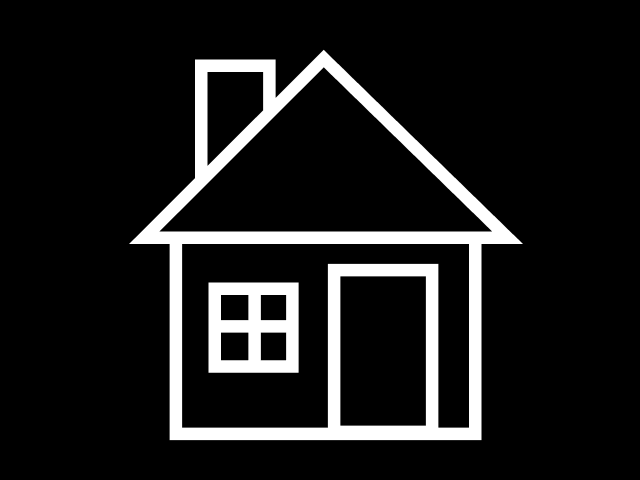
#> input picture code/assembler/yTogR9yLc.png, 640 x 480 px
$ python main.py
#> lines starting #> are read from the running program, lines starting #| are printed output that depends on the picture; after the words box and inside, x2 and y2 are one past the last pixel; in counts of white or black regions, pixels touching at a corner belong together
from PIL import Image
import numpy as np
import os


def x(color: str, count: int) -> str:
    return color + str(count) + "-"


def form(name: str) -> str:
#> called with name = 'yTogR9yLc.png'
    pic = Image.open(name)
#> pic is the input picture: PIL image 640x480 RGBA; mean R, G, B, A 27.2, 27.2, 27.2, 255
    thresh = 200

    fn = lambda x: 255 if x > thresh else 0

    pic = pic.convert("L").point(fn, mode="1")
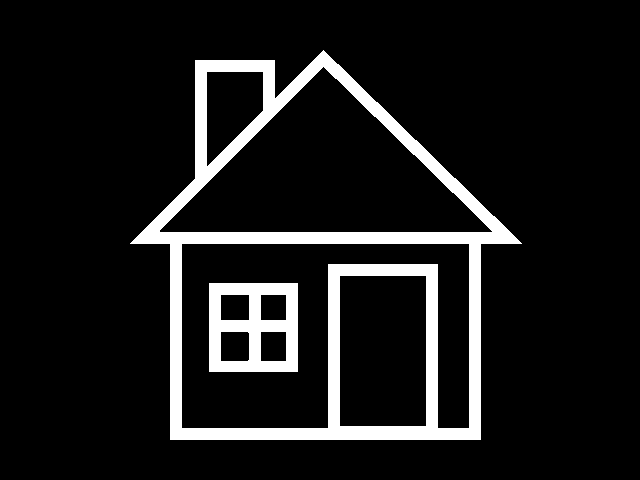
#> pic: PIL image 640x480 1; 10.2% white; 2 white regions, box (x1, y1, x2, y2) and area: (130, 50, 522, 440) 26392, (209, 283, 298, 372) 5061

    matrix = np.array(pic)
    matrix1: list[list[bool]] = matrix.tolist()
#> matrix1 = 480 items

    pic = ""

    for i in matrix1:
        one_counter_status = True
        white_counter = 0
        black_counter = 0
        for j in i:
            if j:
                if black_counter != 0:
                    pic += x("b", black_counter)
                    black_counter = 0

                    one_counter_status = False

                white_counter += 1
            else:
                if white_counter != 0:
                    pic += x("w", white_counter)
                    white_counter = 0

                    one_counter_status = False

                black_counter += 1

        if one_counter_status:
            if white_counter > black_counter:
                pic += x("w", white_counter)
            else:
                pic += x("b", black_counter)

        else:
            if white_counter > black_counter:
                pic += x("w", white_counter)
            else:
                pic += x("b", black_counter)

        pic += "n-"
#> this loop made 480 passes
#> pic on passes 1 to 6: 'b640-n-', 'b640-n-b640-n-', 'b640-n-b640-n-b640-n-', 'b640-n-b640-n-b640-n-b640-n-', 'b640-n-b640-n-b640-n-b640-n-b640-n-', 'b640-n-b640-n-b640-n-b640-n-b640-n-b640-'

    return pic


def asm_build(s: str) -> str:
    BASE_START = """
.model small
.386
.stack 100h
.code
clearScreen proc
    mov ax, 0011h
    int 10h
clearScreen endp

delay proc ; 33 миллисекунды = 30 fps
    ; mov cx, 0fh
    ; mov dx, 4240h
    mov cx, 00h
    mov dx, 8235h
    mov ax, 8600h
    int 15h
    ret
delay endp

drawWhiteLine proc

    push ax
    push dx
    mov dx, ax ; y

    push cx
    mov cx, cx ; x

    mov bh, 0

    mov ah, 0Ch
    mov al, 1

    int 10h

    pop cx
    pop dx
    pop ax

    inc cx
    cmp cx, dx
    jna drawWhiteLine
    ret
drawWhiteLine endp

_wait proc
    mov ah, 01h ; Function 01h Read character from stdin with echo
    int 21h
    cmp al, 1Bh ; Check is Escape
    je exit
    jne _wait ; Continue read
    ret
_wait endp

exit proc
    mov ax, 0003h
    int 10h
    mov ax, 4C00h
    int 21h
exit endp

start proc
    mov ax, @data
    mov ds, ax

    call clearScreen

"""

    BASE_END = """
    jmp _wait
start endp

end start
"""
    return BASE_START + s + BASE_END


def asm_create(form: str) -> str:
    data = form.split("-")
    data.pop(len(data) - 1)

    old_x = 0
    x = 0
    y = 0

    code = ""

    for i in data:
        if i[0] == "n":
            y += 1
            old_x = 0
            x = 0

        elif i[0] == "w":
            x = int(i[1:])
            if abs(old_x - (x + old_x)) < 10 and old_x == 0:
                print(f"{old_x=}", f"{x+old_x=}")

            code += f"""
    mov ax, {y}
    mov cx, {old_x}
    mov dx, {x+old_x}
    call drawWhiteLine
"""
            old_x += x

        elif i[0] == "b":
            old_x += int(i[1:])

    frameText = (
        "call clearScreen\n"
        + code
        + """
    call delay
"""
    )

    return frameText


if __name__ == "__main__":
    # f = form("t.jpg")
    f = form("yTogR9yLc.png")
    # [13 lines of commented-out code are left out]
    data = asm_create(f)

    with open("smth.asm", "w", encoding="utf-8") as f:
        f.write(asm_build(data))
